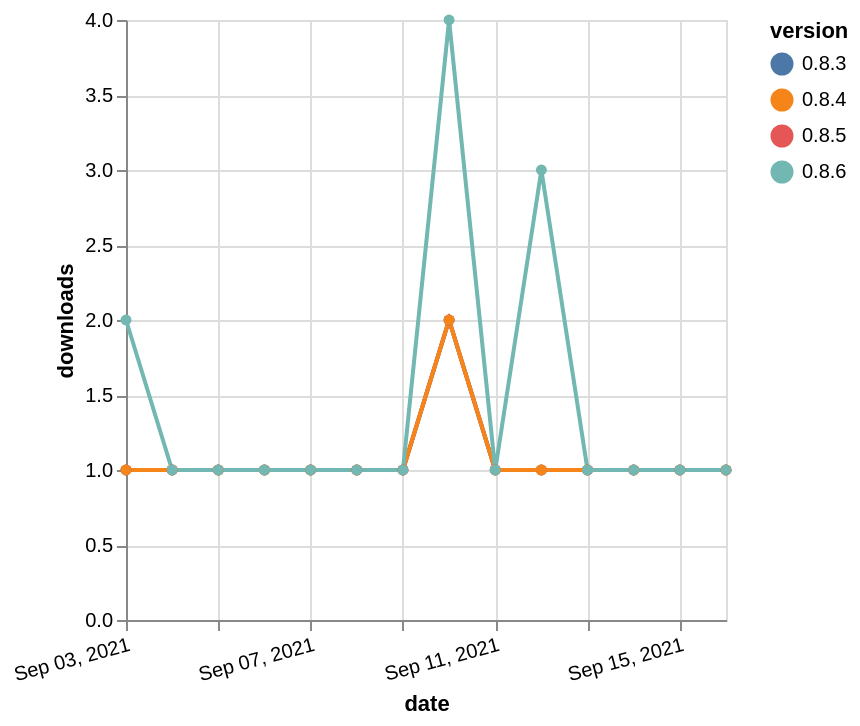

Express this chart as Vega-Lite.
### Vega-Lite specification from a JSON file in a GitHub repository (floating-point values rounded to 4 significant figures)
{"$schema": "https://vega.github.io/schema/vega-lite/v5.json", "description": "A simple bar chart with embedded data.", "data": {"values": [{"date": "2021-09-03", "total": 126, "delta": 1, "version": "0.8.3"}, {"date": "2021-09-04", "total": 127, "delta": 1, "version": "0.8.3"}, {"date": "2021-09-05", "total": 128, "delta": 1, "version": "0.8.3"}, {"date": "2021-09-06", "total": 129, "delta": 1, "version": "0.8.3"}, {"date": "2021-09-07", "total": 130, "delta": 1, "version": "0.8.3"}, {"date": "2021-09-08", "total": 131, "delta": 1, "version": "0.8.3"}, {"date": "2021-09-09", "total": 132, "delta": 1, "version": "0.8.3"}, {"date": "2021-09-10", "total": 134, "delta": 2, "version": "0.8.3"}, {"date": "2021-09-11", "total": 135, "delta": 1, "version": "0.8.3"}, {"date": "2021-09-12", "total": 136, "delta": 1, "version": "0.8.3"}, {"date": "2021-09-13", "total": 137, "delta": 1, "version": "0.8.3"}, {"date": "2021-09-14", "total": 138, "delta": 1, "version": "0.8.3"}, {"date": "2021-09-15", "total": 139, "delta": 1, "version": "0.8.3"}, {"date": "2021-09-16", "total": 140, "delta": 1, "version": "0.8.3"}, {"date": "2021-09-03", "total": 127, "delta": 1, "version": "0.8.5"}, {"date": "2021-09-04", "total": 128, "delta": 1, "version": "0.8.5"}, {"date": "2021-09-05", "total": 129, "delta": 1, "version": "0.8.5"}, {"date": "2021-09-06", "total": 130, "delta": 1, "version": "0.8.5"}, {"date": "2021-09-07", "total": 131, "delta": 1, "version": "0.8.5"}, {"date": "2021-09-08", "total": 132, "delta": 1, "version": "0.8.5"}, {"date": "2021-09-09", "total": 133, "delta": 1, "version": "0.8.5"}, {"date": "2021-09-10", "total": 135, "delta": 2, "version": "0.8.5"}, {"date": "2021-09-11", "total": 136, "delta": 1, "version": "0.8.5"}, {"date": "2021-09-12", "total": 137, "delta": 1, "version": "0.8.5"}, {"date": "2021-09-13", "total": 138, "delta": 1, "version": "0.8.5"}, {"date": "2021-09-14", "total": 139, "delta": 1, "version": "0.8.5"}, {"date": "2021-09-15", "total": 140, "delta": 1, "version": "0.8.5"}, {"date": "2021-09-16", "total": 141, "delta": 1, "version": "0.8.5"}, {"date": "2021-09-03", "total": 125, "delta": 1, "version": "0.8.4"}, {"date": "2021-09-04", "total": 126, "delta": 1, "version": "0.8.4"}, {"date": "2021-09-05", "total": 127, "delta": 1, "version": "0.8.4"}, {"date": "2021-09-06", "total": 128, "delta": 1, "version": "0.8.4"}, {"date": "2021-09-07", "total": 129, "delta": 1, "version": "0.8.4"}, {"date": "2021-09-08", "total": 130, "delta": 1, "version": "0.8.4"}, {"date": "2021-09-09", "total": 131, "delta": 1, "version": "0.8.4"}, {"date": "2021-09-10", "total": 133, "delta": 2, "version": "0.8.4"}, {"date": "2021-09-11", "total": 134, "delta": 1, "version": "0.8.4"}, {"date": "2021-09-12", "total": 135, "delta": 1, "version": "0.8.4"}, {"date": "2021-09-13", "total": 136, "delta": 1, "version": "0.8.4"}, {"date": "2021-09-14", "total": 137, "delta": 1, "version": "0.8.4"}, {"date": "2021-09-15", "total": 138, "delta": 1, "version": "0.8.4"}, {"date": "2021-09-16", "total": 139, "delta": 1, "version": "0.8.4"}, {"date": "2021-09-03", "total": 85, "delta": 2, "version": "0.8.6"}, {"date": "2021-09-04", "total": 86, "delta": 1, "version": "0.8.6"}, {"date": "2021-09-05", "total": 87, "delta": 1, "version": "0.8.6"}, {"date": "2021-09-06", "total": 88, "delta": 1, "version": "0.8.6"}, {"date": "2021-09-07", "total": 89, "delta": 1, "version": "0.8.6"}, {"date": "2021-09-08", "total": 90, "delta": 1, "version": "0.8.6"}, {"date": "2021-09-09", "total": 91, "delta": 1, "version": "0.8.6"}, {"date": "2021-09-10", "total": 95, "delta": 4, "version": "0.8.6"}, {"date": "2021-09-11", "total": 96, "delta": 1, "version": "0.8.6"}, {"date": "2021-09-12", "total": 99, "delta": 3, "version": "0.8.6"}, {"date": "2021-09-13", "total": 100, "delta": 1, "version": "0.8.6"}, {"date": "2021-09-14", "total": 101, "delta": 1, "version": "0.8.6"}, {"date": "2021-09-15", "total": 102, "delta": 1, "version": "0.8.6"}, {"date": "2021-09-16", "total": 103, "delta": 1, "version": "0.8.6"}]}, "width": "container", "mark": {"type": "line", "point": {"filled": true}}, "encoding": {"x": {"field": "date", "type": "temporal", "timeUnit": "yearmonthdate", "title": "date", "axis": {"labelAngle": -15}}, "y": {"field": "delta", "type": "quantitative", "title": "downloads"}, "color": {"field": "version", "type": "nominal"}, "tooltip": {"field": "delta"}}}
